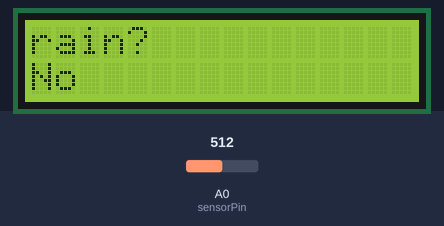
Recording of a sketch running on a simulated Arduino Uno, built with avr-gcc and run on an emulated ATmega328P. Parts: 16×2 character LCD. The test bench sets the inputs (shaded band); at power-on: A0 (sensorPin) = 512.

Above: at 3.2 s.
3.3 s: A0 (sensorPin) set to 491
At 4.3 s:
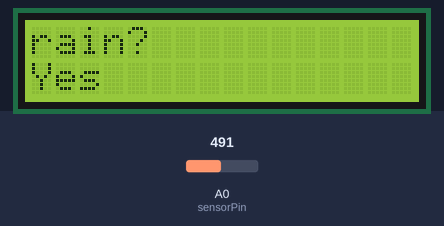
4.8 s: A0 (sensorPin) set to 510
At 5.5 s:
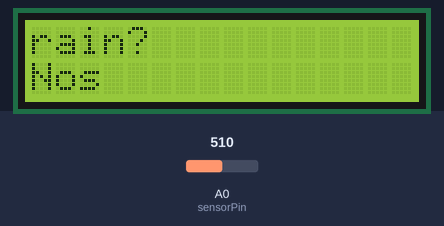
6.3 s: A0 (sensorPin) set to 490
At 6.6 s:
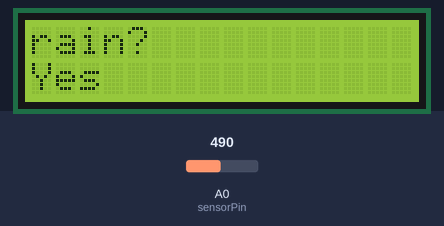
7.8 s: A0 (sensorPin) set to 511
At 9.0 s:
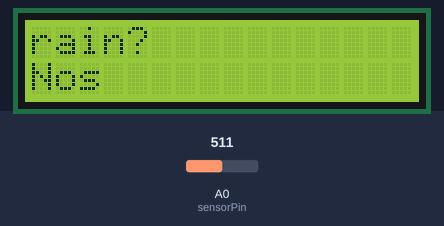
Timing chart, 0 to 10.3 s (numbered marks = the images above; inputs shaded):
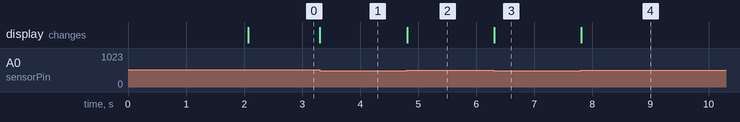

The sketch:

rain.ino
```cpp
#include "LiquidCrystal_I2C.h"
#define sensorPin A0

LiquidCrystal_I2C lcd(0x27, 16, 2);

void setup()
{
  Serial.begin(9600);
  lcd.init();
  lcd.backlight();

  lcd.setCursor(0, 0);
  lcd.print("Hi");

  delay(2000);
  pinMode(sensorPin, INPUT);
}
void loop()
{
  lcd.setCursor(0, 0);
  lcd.print("rain?");
 int sensorValue = analogRead(A0);
 if(sensorValue>=500)
 {
  lcd.setCursor(0, 1);
  lcd.print("No");
 }
else
{
    lcd.setCursor(0, 1);
    lcd.print("Yes");
}
}
```

Measured:
- the behaviour switches between 500 and 499 on A0 (sensorPin) (found by bisection; images 0 and 1)
- after the input at 3.3 s, the display: changes at once (image 1)
- after the input at 4.8 s, the display: changes at once (image 2)
- after the input at 6.3 s, the display: changes at once (image 3)
- after the input at 7.8 s, the display: changes at once (image 4)
